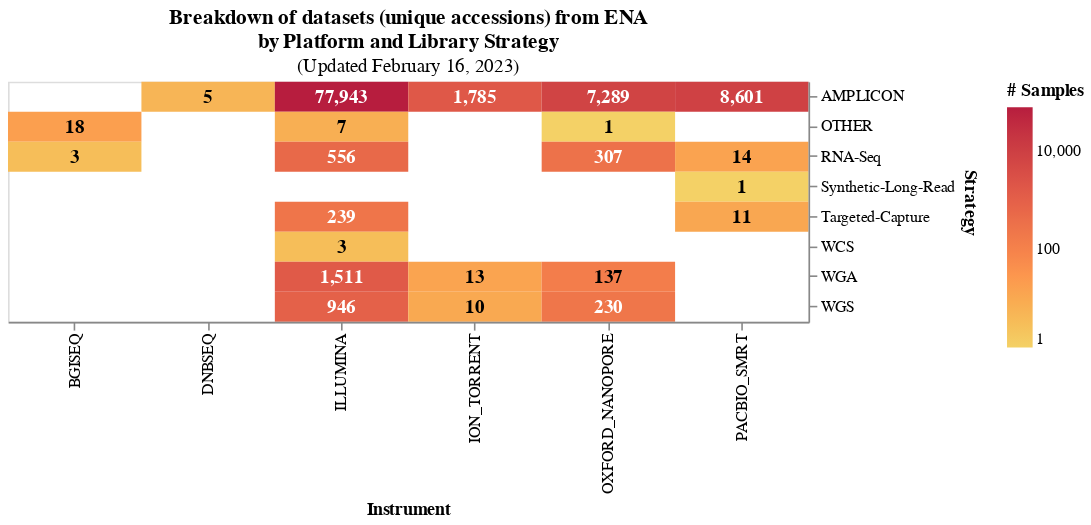

The notebook cell this image was saved under:
### Code cell
back + front

### Figure 1 — Vega-Lite specification as saved in the notebook (floating-point values rounded to 4 significant figures)
{"config": {"view": {"continuousWidth": 400, "continuousHeight": 300}}, "layer": [{"mark": {"type": "rect", "opacity": 1}, "encoding": {"color": {"field": "run_accession", "scale": {"scheme": "goldred", "type": "log"}, "title": "# Samples", "type": "quantitative"}, "tooltip": [{"field": "instrument_platform", "title": "Machine", "type": "nominal"}, {"field": "run_accession", "title": "Number of runs", "type": "quantitative"}, {"field": "library_strategy", "title": "Protocol", "type": "nominal"}], "x": {"field": "instrument_platform", "title": "Instrument", "type": "nominal"}, "y": {"axis": {"orient": "right"}, "field": "library_strategy", "title": "Strategy", "type": "nominal"}}, "height": 150, "title": {"text": ["Breakdown of datasets (unique accessions) from ENA", "by Platform and Library Strategy"], "subtitle": "(Updated February 16, 2023)"}, "width": 500}, {"mark": {"type": "text", "align": "center", "baseline": "middle", "fontSize": 12, "fontWeight": "bold"}, "encoding": {"color": {"condition": {"value": "white", "test": "(datum.run_accession > 200)"}, "value": "black"}, "text": {"field": "run_accession", "format": ",.0f", "type": "quantitative"}, "tooltip": [{"field": "instrument_platform", "title": "Machine", "type": "nominal"}, {"field": "run_accession", "title": "Number of runs", "type": "quantitative"}, {"field": "library_strategy", "title": "Protocol", "type": "nominal"}], "x": {"field": "instrument_platform", "title": "Instrument", "type": "nominal"}, "y": {"axis": {"orient": "right"}, "field": "library_strategy", "title": "Strategy", "type": "nominal"}}, "height": 150, "title": {"text": ["Breakdown of datasets (unique accessions) from ENA", "by Platform and Library Strategy"], "subtitle": "(Updated February 16, 2023)"}, "width": 500}], "data": {"name": "data-112390675ef7a43e38b2c06afe6a953a"}, "$schema": "https://vega.github.io/schema/vega-lite/v4.17.0.json", "datasets": {"data-112390675ef7a43e38b2c06afe6a953a": [{"instrument_platform": "BGISEQ", "library_strategy": "OTHER", "run_accession": 18}, {"instrument_platform": "BGISEQ", "library_strategy": "RNA-Seq", "run_accession": 3}, {"instrument_platform": "DNBSEQ", "library_strategy": "AMPLICON", "run_accession": 5}, {"instrument_platform": "ILLUMINA", "library_strategy": "AMPLICON", "run_accession": 77943}, {"instrument_platform": "ILLUMINA", "library_strategy": "OTHER", "run_accession": 7}, {"instrument_platform": "ILLUMINA", "library_strategy": "RNA-Seq", "run_accession": 556}, {"instrument_platform": "ILLUMINA", "library_strategy": "Targeted-Capture", "run_accession": 239}, {"instrument_platform": "ILLUMINA", "library_strategy": "WCS", "run_accession": 3}, {"instrument_platform": "ILLUMINA", "library_strategy": "WGA", "run_accession": 1511}, {"instrument_platform": "ILLUMINA", "library_strategy": "WGS", "run_accession": 946}, {"instrument_platform": "ION_TORRENT", "library_strategy": "AMPLICON", "run_accession": 1785}, {"instrument_platform": "ION_TORRENT", "library_strategy": "WGA", "run_accession": 13}, {"instrument_platform": "ION_TORRENT", "library_strategy": "WGS", "run_accession": 10}, {"instrument_platform": "OXFORD_NANOPORE", "library_strategy": "AMPLICON", "run_accession": 7289}, {"instrument_platform": "OXFORD_NANOPORE", "library_strategy": "OTHER", "run_accession": 1}, {"instrument_platform": "OXFORD_NANOPORE", "library_strategy": "RNA-Seq", "run_accession": 307}, {"instrument_platform": "OXFORD_NANOPORE", "library_strategy": "WGA", "run_accession": 137}, {"instrument_platform": "OXFORD_NANOPORE", "library_strategy": "WGS", "run_accession": 230}, {"instrument_platform": "PACBIO_SMRT", "library_strategy": "AMPLICON", "run_accession": 8601}, {"instrument_platform": "PACBIO_SMRT", "library_strategy": "RNA-Seq", "run_accession": 14}, {"instrument_platform": "PACBIO_SMRT", "library_strategy": "Synthetic-Long-Read", "run_accession": 1}, {"instrument_platform": "PACBIO_SMRT", "library_strategy": "Targeted-Capture", "run_accession": 11}]}}
